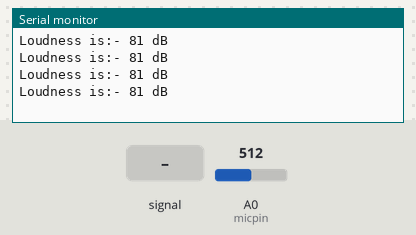
A sketch run on a simulated Arduino Uno, built with avr-gcc and run on an emulated ATmega328P. Parts: the last lines printed to the serial monitor. The inputs (shaded band) are chosen by the test bench; at power-on: A0 (micpin) = 512.

Above: at 1.2 s.
1.3 s: A0 (micpin) fed a 200 Hz sine of ±81 counts around its level
At 1.71 s:
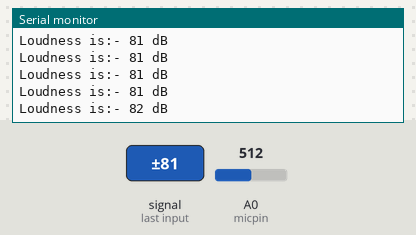
2.8 s: A0 (micpin) set to 716
At 2.91 s:
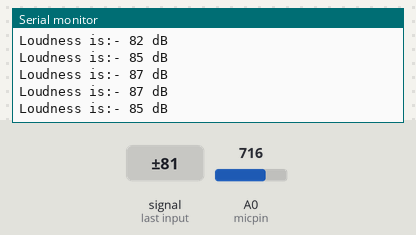
4.3 s: A0 (micpin) fed a 1000 Hz sine of ±255 counts around its level
At 4.71 s:
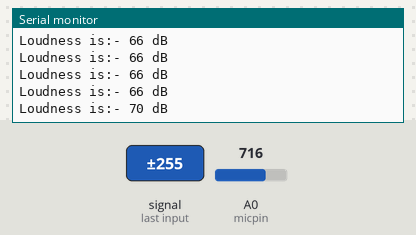
5.8 s: A0 (micpin) set to 900
At 5.91 s:
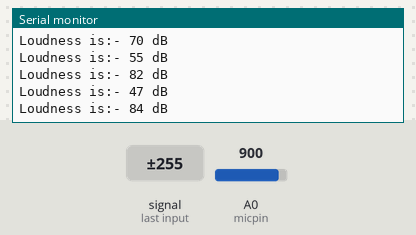
Timing chart, 0 to 8.3 s (numbered marks = the images above; inputs shaded):
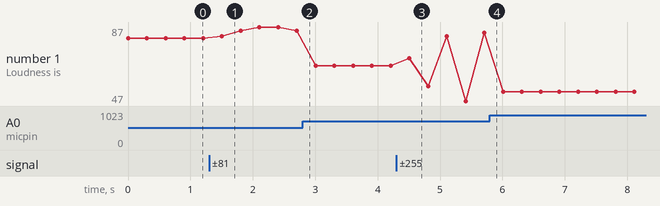

Measured:
- after the input at 1.3 s, the serial monitor: prints a new line after 0.20 s (image 1)
- after the input at 4.3 s, the serial monitor: prints a new line after 0.21 s (image 3)
- plotted number 1: 81 → 85 after the input at 1.3 s, 85 → 66 after the input at 2.8 s, 66 → 84 after the input at 4.3 s, 84 → 52 after the input at 5.8 s

The sketch:

Sound_sensor.ino
```cpp
int micpin=A0;
void setup() {
  // put your setup code here, to run once:
pinMode(micpin,INPUT);
Serial.begin(9600);
}

void loop() {
  // put your main code here, to run repeatedly:
int val=analogRead(micpin);

int db=map(val,1023,0,43,120);
Serial.print("Loudness is:- ");
Serial.print(db);
Serial.print(" ");
Serial.println("dB");
delay(300);
}
```
